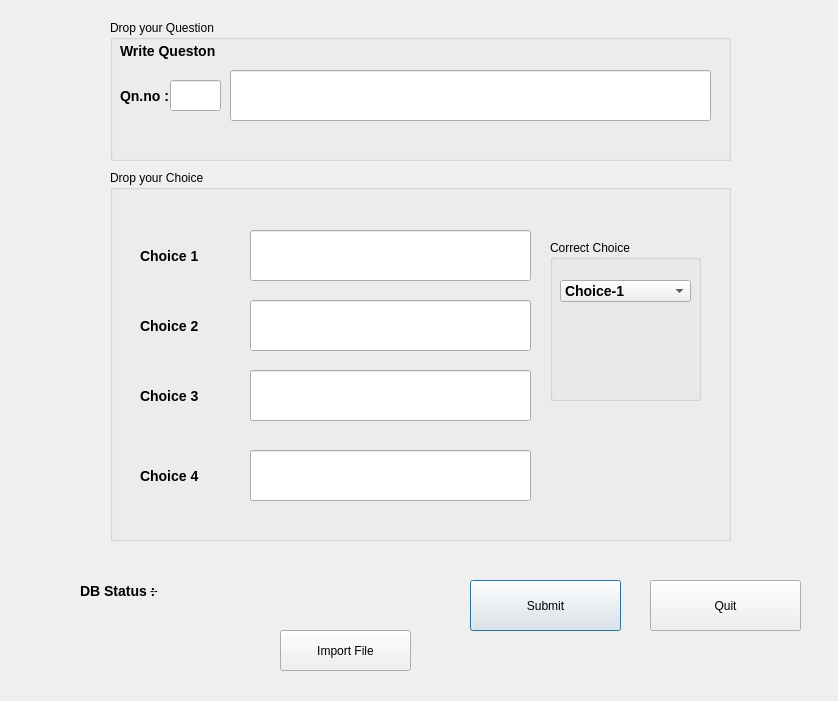
<?xml version="1.0" encoding="UTF-8"?>
<ui version="4.0">
 <class>Adminedit_apt</class>
 <widget class="QDialog" name="Adminedit_apt">
  <property name="geometry">
   <rect>
    <x>0</x>
    <y>0</y>
    <width>838</width>
    <height>701</height>
   </rect>
  </property>
  <property name="windowTitle">
   <string>Dialog</string>
  </property>
  <widget class="QGroupBox" name="choice_box">
   <property name="geometry">
    <rect>
     <x>110</x>
     <y>170</y>
     <width>621</width>
     <height>371</height>
    </rect>
   </property>
   <property name="title">
    <string>Drop your Choice</string>
   </property>
   <widget class="QLabel" name="label_7">
    <property name="geometry">
     <rect>
      <x>30</x>
      <y>280</y>
      <width>101</width>
      <height>51</height>
     </rect>
    </property>
    <property name="styleSheet">
     <string notr="true">font:bold 14px;</string>
    </property>
    <property name="text">
     <string>Choice 4</string>
    </property>
   </widget>
   <widget class="QLineEdit" name="choice_2">
    <property name="geometry">
     <rect>
      <x>140</x>
      <y>130</y>
      <width>281</width>
      <height>51</height>
     </rect>
    </property>
    <property name="styleSheet">
     <string notr="true"/>
    </property>
   </widget>
   <widget class="QLabel" name="label_5">
    <property name="geometry">
     <rect>
      <x>30</x>
      <y>130</y>
      <width>101</width>
      <height>51</height>
     </rect>
    </property>
    <property name="styleSheet">
     <string notr="true">font:bold 14px;</string>
    </property>
    <property name="text">
     <string>Choice 2</string>
    </property>
   </widget>
   <widget class="QLineEdit" name="choice_1">
    <property name="geometry">
     <rect>
      <x>140</x>
      <y>60</y>
      <width>281</width>
      <height>51</height>
     </rect>
    </property>
    <property name="styleSheet">
     <string notr="true"/>
    </property>
   </widget>
   <widget class="QLineEdit" name="choice_4">
    <property name="geometry">
     <rect>
      <x>140</x>
      <y>280</y>
      <width>281</width>
      <height>51</height>
     </rect>
    </property>
    <property name="styleSheet">
     <string notr="true"/>
    </property>
   </widget>
   <widget class="QLineEdit" name="choice_3">
    <property name="geometry">
     <rect>
      <x>140</x>
      <y>200</y>
      <width>281</width>
      <height>51</height>
     </rect>
    </property>
    <property name="styleSheet">
     <string notr="true"/>
    </property>
   </widget>
   <widget class="QLabel" name="label_6">
    <property name="geometry">
     <rect>
      <x>30</x>
      <y>200</y>
      <width>101</width>
      <height>51</height>
     </rect>
    </property>
    <property name="styleSheet">
     <string notr="true">font:bold 14px;</string>
    </property>
    <property name="text">
     <string>Choice 3</string>
    </property>
   </widget>
   <widget class="QLabel" name="label_4">
    <property name="geometry">
     <rect>
      <x>30</x>
      <y>60</y>
      <width>101</width>
      <height>51</height>
     </rect>
    </property>
    <property name="styleSheet">
     <string notr="true">font:bold 14px;</string>
    </property>
    <property name="text">
     <string>Choice 1</string>
    </property>
   </widget>
   <widget class="QGroupBox" name="crt_choice">
    <property name="geometry">
     <rect>
      <x>440</x>
      <y>70</y>
      <width>151</width>
      <height>161</height>
     </rect>
    </property>
    <property name="title">
     <string>Correct Choice</string>
    </property>
    <widget class="QComboBox" name="comboBox">
     <property name="geometry">
      <rect>
       <x>10</x>
       <y>40</y>
       <width>131</width>
       <height>22</height>
      </rect>
     </property>
     <property name="styleSheet">
      <string notr="true">
font:bold 14px;</string>
     </property>
     <item>
      <property name="text">
       <string>Choice-1</string>
      </property>
     </item>
     <item>
      <property name="text">
       <string>Choice-2</string>
      </property>
     </item>
     <item>
      <property name="text">
       <string>Choice-3</string>
      </property>
     </item>
     <item>
      <property name="text">
       <string>Choice-4</string>
      </property>
     </item>
    </widget>
   </widget>
  </widget>
  <widget class="QGroupBox" name="qn_box">
   <property name="geometry">
    <rect>
     <x>110</x>
     <y>20</y>
     <width>621</width>
     <height>141</height>
    </rect>
   </property>
   <property name="title">
    <string>Drop your Question</string>
   </property>
   <widget class="QLabel" name="label_2">
    <property name="geometry">
     <rect>
      <x>10</x>
      <y>20</y>
      <width>111</width>
      <height>21</height>
     </rect>
    </property>
    <property name="styleSheet">
     <string notr="true">font:bold 14px;</string>
    </property>
    <property name="text">
     <string>Write Queston</string>
    </property>
   </widget>
   <widget class="QLineEdit" name="qn_editor">
    <property name="geometry">
     <rect>
      <x>120</x>
      <y>50</y>
      <width>481</width>
      <height>51</height>
     </rect>
    </property>
    <property name="styleSheet">
     <string notr="true"/>
    </property>
   </widget>
   <widget class="QLabel" name="label">
    <property name="geometry">
     <rect>
      <x>10</x>
      <y>60</y>
      <width>51</width>
      <height>31</height>
     </rect>
    </property>
    <property name="styleSheet">
     <string notr="true">font:bold 14px;</string>
    </property>
    <property name="text">
     <string>Qn.no :</string>
    </property>
   </widget>
   <widget class="QLineEdit" name="qn_number">
    <property name="geometry">
     <rect>
      <x>60</x>
      <y>60</y>
      <width>51</width>
      <height>31</height>
     </rect>
    </property>
    <property name="styleSheet">
     <string notr="true"/>
    </property>
   </widget>
  </widget>
  <widget class="QPushButton" name="submitbtn">
   <property name="geometry">
    <rect>
     <x>470</x>
     <y>580</y>
     <width>151</width>
     <height>51</height>
    </rect>
   </property>
   <property name="styleSheet">
    <string notr="true">QPushButton {background-color: white;
    border-style: outset;
    border-width: 2px;
    border-color: black;
    border-radius: 3px;
    font: bold 18px;
    padding: 3px;
color:black;
};</string>
   </property>
   <property name="text">
    <string>Submit</string>
   </property>
  </widget>
  <widget class="QLabel" name="label_3">
   <property name="geometry">
    <rect>
     <x>80</x>
     <y>580</y>
     <width>91</width>
     <height>21</height>
    </rect>
   </property>
   <property name="styleSheet">
    <string notr="true">font:bold 14px;</string>
   </property>
   <property name="text">
    <string>DB Status :</string>
   </property>
  </widget>
  <widget class="QLabel" name="qn_db_status">
   <property name="geometry">
    <rect>
     <x>150</x>
     <y>580</y>
     <width>91</width>
     <height>21</height>
    </rect>
   </property>
   <property name="text">
    <string>--</string>
   </property>
  </widget>
  <widget class="QPushButton" name="quit">
   <property name="geometry">
    <rect>
     <x>650</x>
     <y>580</y>
     <width>151</width>
     <height>51</height>
    </rect>
   </property>
   <property name="styleSheet">
    <string notr="true">QPushButton {background-color: white;
    border-style: outset;
    border-width: 2px;
    border-color: black;
    border-radius: 3px;
    font: bold 18px;
    padding: 3px;
color:black;
};</string>
   </property>
   <property name="text">
    <string>Quit</string>
   </property>
  </widget>
  <widget class="QPushButton" name="import_btn">
   <property name="geometry">
    <rect>
     <x>280</x>
     <y>630</y>
     <width>131</width>
     <height>41</height>
    </rect>
   </property>
   <property name="text">
    <string>Import File</string>
   </property>
  </widget>
 </widget>
 <resources/>
 <connections/>
</ui>
